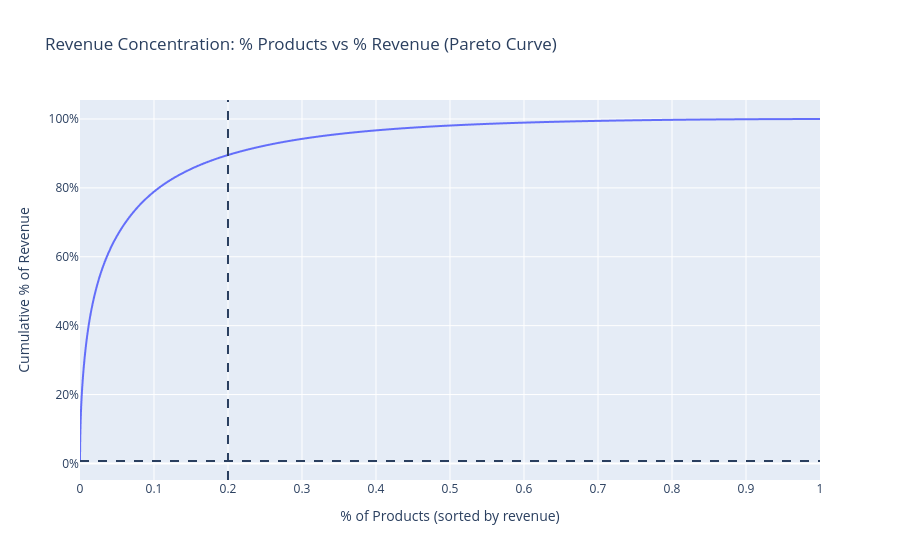

Here is the notebook cell this chart was saved with:
### Markdown cell above
### Revenue Concentration Curve (Pareto / Lorenz)

### What it answers: Do a few products drive most of the revenue? (Usually yes.)

### Code cell
prod_rev = (
    df.groupby("product_id")["unit_price"].sum()
    .sort_values(ascending=False)
    .reset_index(name="revenue")
)

prod_rev["product_rank_pct"] = (np.arange(len(prod_rev)) + 1) / len(prod_rev)
prod_rev["cum_revenue_pct"] = prod_rev["revenue"].cumsum() / prod_rev["revenue"].sum()

fig = px.line(
    prod_rev,
    x="product_rank_pct",
    y="cum_revenue_pct",
    title="Revenue Concentration: % Products vs % Revenue (Pareto Curve)"
)
fig.update_xaxes(title="% of Products (sorted by revenue)")
fig.update_yaxes(title="Cumulative % of Revenue", tickformat=".0%")

# Helpful markers: 20% products line
fig.add_vline(x=0.2, line_dash="dash")
fig.add_hline(y=float(prod_rev.loc[(prod_rev["product_rank_pct"]>=0.2).idxmin(), "cum_revenue_pct"]), line_dash="dash")

fig.show()

### Figure 1 — Plotly figure (JSON) as saved in the notebook; plotly's stock layout.template omitted (floating-point values rounded to 4 significant figures; data arrays with more than 128 entries replaced by an {"elided": "..."} marker saying what was removed)
{"data": [{"hovertemplate": "product_rank_pct=%{x}<br>cum_revenue_pct=%{y}<extra></extra>", "legendgroup": "", "line": {"color": "#636efa", "dash": "solid"}, "marker": {"symbol": "circle"}, "mode": "lines", "name": "", "showlegend": false, "type": "scattergl", "x": {"elided": "49677 float values"}, "xaxis": "x", "y": {"elided": "49677 float values"}, "yaxis": "y"}], "layout": {"legend": {"tracegroupgap": 0}, "shapes": [{"line": {"dash": "dash"}, "type": "line", "x0": 0.2, "x1": 0.2, "xref": "x", "y0": 0, "y1": 1, "yref": "y domain"}, {"line": {"dash": "dash"}, "type": "line", "x0": 0, "x1": 1, "xref": "x domain", "y0": 0.00704, "y1": 0.00704, "yref": "y"}], "title": {"text": "Revenue Concentration: % Products vs % Revenue (Pareto Curve)"}, "xaxis": {"anchor": "y", "domain": [0, 1], "title": {"text": "% of Products (sorted by revenue)"}}, "yaxis": {"anchor": "x", "domain": [0, 1], "tickformat": ".0%", "title": {"text": "Cumulative % of Revenue"}}}}
